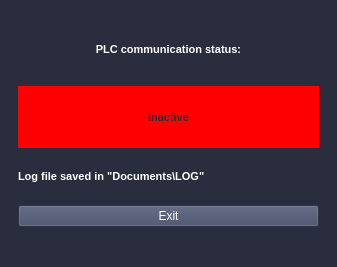
<?xml version="1.0" encoding="UTF-8"?>
<ui version="4.0">
 <class>MainWindow</class>
 <widget class="QMainWindow" name="MainWindow">
  <property name="geometry">
   <rect>
    <x>0</x>
    <y>0</y>
    <width>337</width>
    <height>267</height>
   </rect>
  </property>
  <property name="baseSize">
   <size>
    <width>0</width>
    <height>0</height>
   </size>
  </property>
  <property name="windowTitle">
   <string>System logger</string>
  </property>
  <property name="windowIcon">
   <iconset resource="res.qrc">
    <normaloff>:/icon/app_icon</normaloff>:/icon/app_icon</iconset>
  </property>
  <property name="styleSheet">
   <string notr="true">color: rgb(41, 45, 62);
background-color: rgb(41, 45, 62);</string>
  </property>
  <widget class="QWidget" name="centralwidget">
   <layout class="QGridLayout" name="gridLayout">
    <item row="0" column="0">
     <layout class="QHBoxLayout" name="horizontalLayout_15" stretch="0">
      <property name="leftMargin">
       <number>9</number>
      </property>
      <property name="topMargin">
       <number>9</number>
      </property>
      <property name="rightMargin">
       <number>9</number>
      </property>
      <property name="bottomMargin">
       <number>9</number>
      </property>
      <item>
       <layout class="QVBoxLayout" name="verticalLayout_3" stretch="8,1,0,1,9">
        <item>
         <layout class="QHBoxLayout" name="horizontalLayout_14" stretch="2">
          <item>
           <layout class="QVBoxLayout" name="verticalLayout">
            <item>
             <widget class="QLabel" name="QinfoLabel_23">
              <property name="font">
               <font>
                <pointsize>8</pointsize>
                <weight>75</weight>
                <bold>true</bold>
               </font>
              </property>
              <property name="styleSheet">
               <string notr="true">color: rgb(255, 255, 255);</string>
              </property>
              <property name="text">
               <string>PLC communication status:</string>
              </property>
              <property name="alignment">
               <set>Qt::AlignCenter</set>
              </property>
             </widget>
            </item>
            <item>
             <widget class="QLabel" name="QPLCInfo">
              <property name="enabled">
               <bool>true</bool>
              </property>
              <property name="font">
               <font>
                <pointsize>8</pointsize>
                <weight>75</weight>
                <bold>true</bold>
               </font>
              </property>
              <property name="styleSheet">
               <string notr="true">color: rgb(41, 45, 62);
background-color: rgb(255, 0, 0);</string>
              </property>
              <property name="text">
               <string>Inactive</string>
              </property>
              <property name="alignment">
               <set>Qt::AlignCenter</set>
              </property>
             </widget>
            </item>
           </layout>
          </item>
         </layout>
        </item>
        <item>
         <spacer name="verticalSpacer_12">
          <property name="orientation">
           <enum>Qt::Vertical</enum>
          </property>
          <property name="sizeHint" stdset="0">
           <size>
            <width>20</width>
            <height>40</height>
           </size>
          </property>
         </spacer>
        </item>
        <item>
         <layout class="QHBoxLayout" name="horizontalLayout_2" stretch="1">
          <item>
           <widget class="QLabel" name="QinfoLabel_21">
            <property name="font">
             <font>
              <pointsize>8</pointsize>
              <weight>75</weight>
              <bold>true</bold>
             </font>
            </property>
            <property name="styleSheet">
             <string notr="true">color: rgb(255, 255, 255);</string>
            </property>
            <property name="text">
             <string>Log file saved in &quot;Documents\LOG&quot;</string>
            </property>
           </widget>
          </item>
         </layout>
        </item>
        <item>
         <spacer name="verticalSpacer_8">
          <property name="orientation">
           <enum>Qt::Vertical</enum>
          </property>
          <property name="sizeHint" stdset="0">
           <size>
            <width>20</width>
            <height>40</height>
           </size>
          </property>
         </spacer>
        </item>
        <item>
         <layout class="QHBoxLayout" name="horizontalLayout_13" stretch="7">
          <item>
           <widget class="QPushButton" name="Qexit">
            <property name="enabled">
             <bool>true</bool>
            </property>
            <property name="styleSheet">
             <string notr="true">:enabled {color:rgb(255, 255, 255); background-color: rgb(65, 72, 99)} 
:disabled {color:rgb(150, 150, 180); background-color:rgb(88, 96, 104) }</string>
            </property>
            <property name="text">
             <string>Exit</string>
            </property>
           </widget>
          </item>
         </layout>
        </item>
       </layout>
      </item>
     </layout>
    </item>
   </layout>
  </widget>
  <widget class="QMenuBar" name="menubar">
   <property name="geometry">
    <rect>
     <x>0</x>
     <y>0</y>
     <width>337</width>
     <height>21</height>
    </rect>
   </property>
  </widget>
  <widget class="QStatusBar" name="statusbar"/>
 </widget>
 <resources>
  <include location="res.qrc"/>
 </resources>
 <connections/>
</ui>
